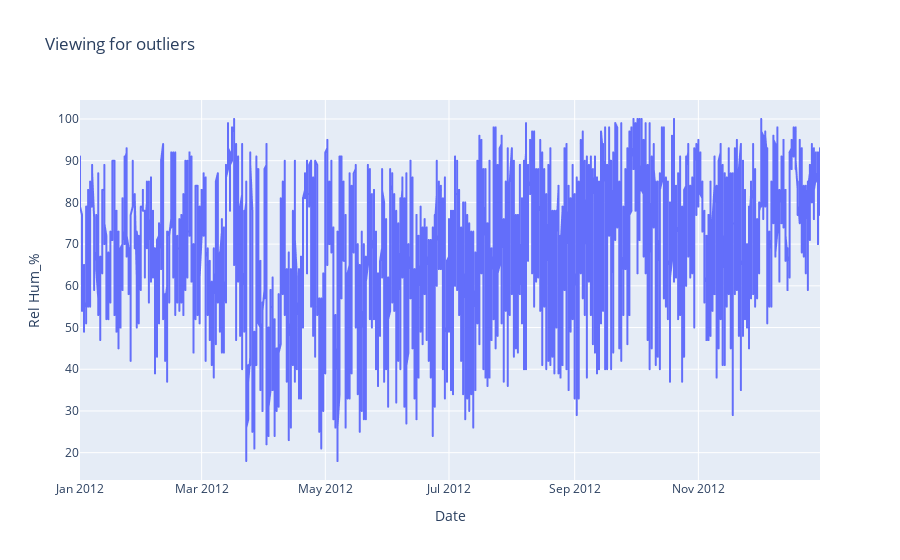

The code cell stored with this chart in its notebook:
### Code cell
px.line(data_frame = data, x = "Date", y="Rel Hum_%", title = "Viewing for outliers")

### Figure 1 — Plotly figure (JSON) as saved in the notebook; plotly's stock layout.template omitted (floating-point values rounded to 4 significant figures; data arrays with more than 128 entries replaced by an {"elided": "..."} marker saying what was removed)
{"data": [{"hovertemplate": "Date=%{x}<br>Rel Hum_%=%{y}<extra></extra>", "legendgroup": "", "line": {"color": "#636efa", "dash": "solid"}, "marker": {"symbol": "circle"}, "mode": "lines", "name": "", "showlegend": false, "type": "scattergl", "x": {"elided": "8784 str values"}, "xaxis": "x", "y": {"elided": "8784 int values"}, "yaxis": "y"}], "layout": {"legend": {"tracegroupgap": 0}, "title": {"text": "Viewing for outliers"}, "xaxis": {"anchor": "y", "domain": [0, 1], "title": {"text": "Date"}}, "yaxis": {"anchor": "x", "domain": [0, 1], "title": {"text": "Rel Hum_%"}}}}
